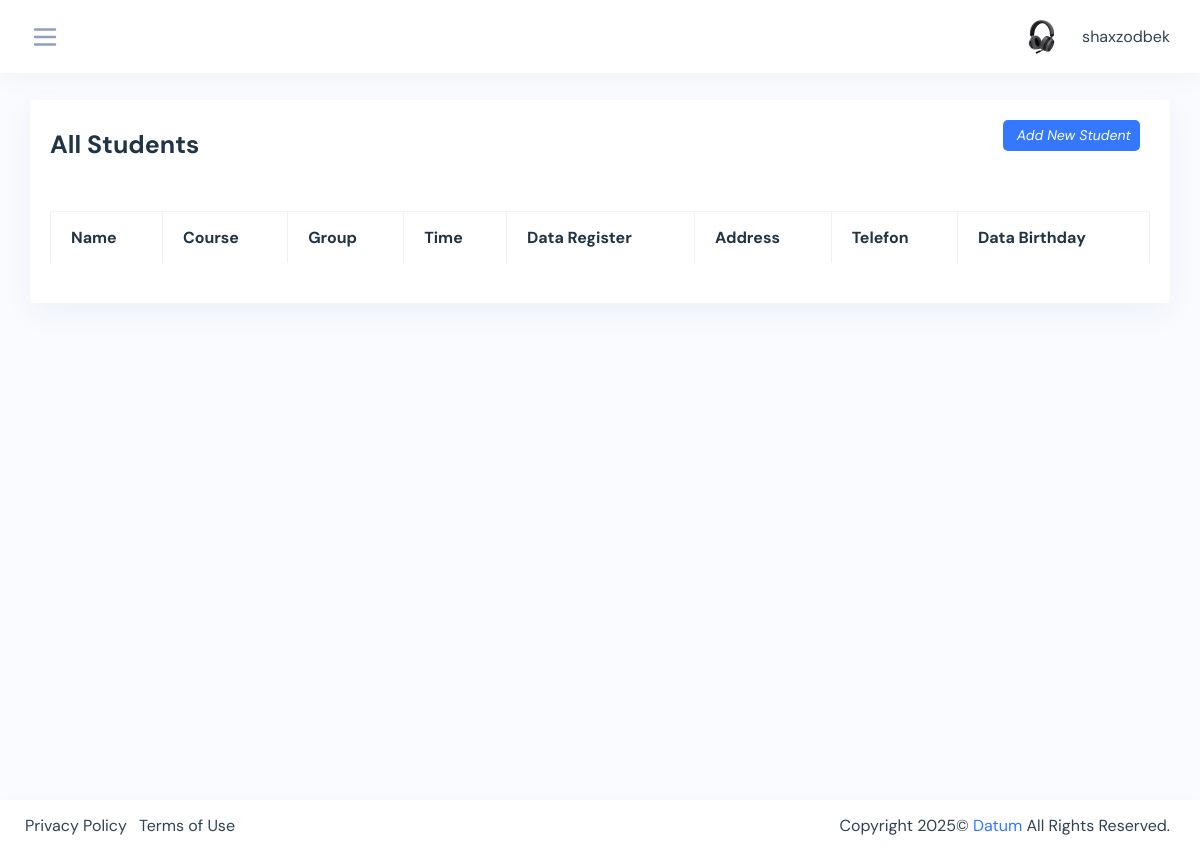
The page /students/ (signed in) on the database as committed earlier.
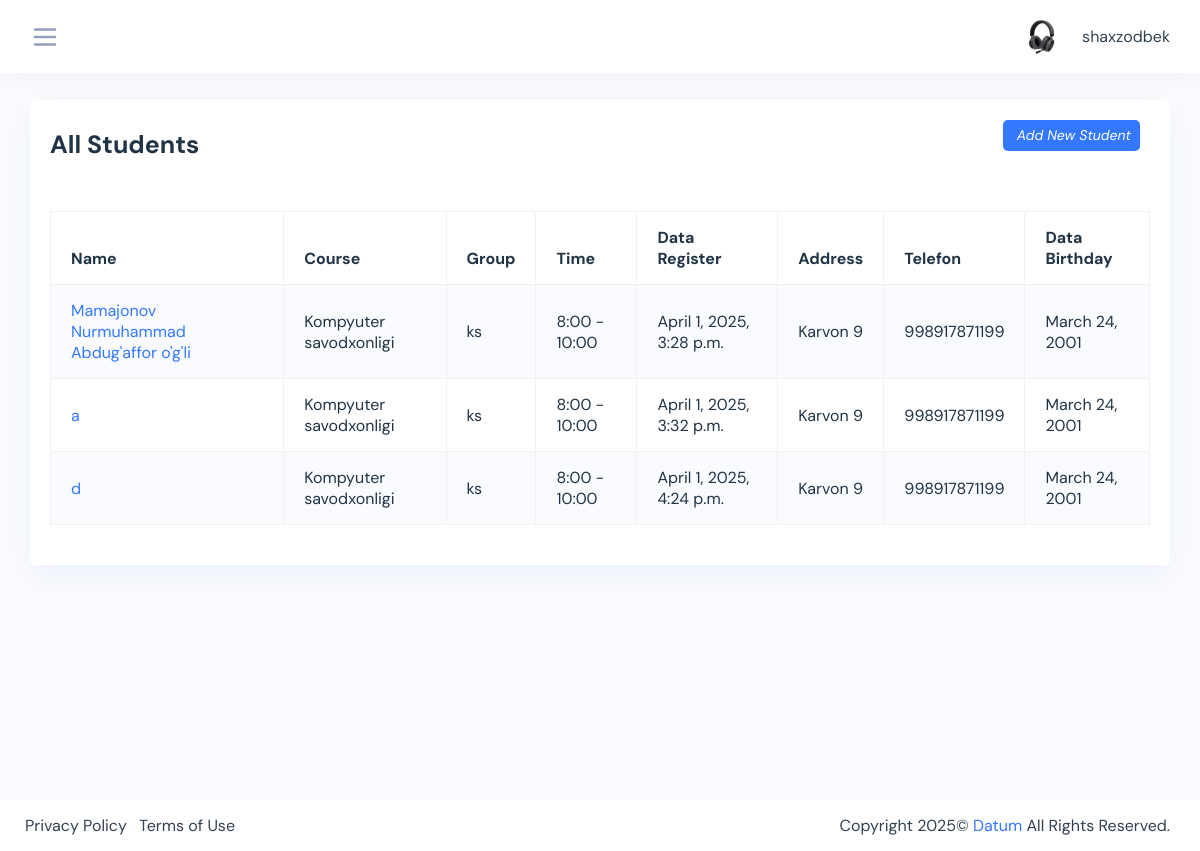
The same page on the database as committed later.
### students/models.py (models this page shows, shortened)
class Student(models.Model):
    CHOISES = (
        ('8:00 - 10:00', '8:00 - 10:00'),
        ('10:00 - 12:00', '10:00 - 12:00'),
        ('12:00 - 14:00', '12:00 - 14:00'),
        ('14:00 - 16:00', '14:00 - 16:00'),
        ('16:00 - 18:00', '16:00 - 18:00'),
    )
    name = models.CharField(max_length=200, blank=True, null=True, verbose_name='Ismi familiya *')
    course = models.ForeignKey(Course, on_delete=models.SET_NULL, blank=True, null=True, verbose_name='Kurs *')
    group = models.ForeignKey(Group, on_delete=models.SET_NULL, blank=True, null=True)
    student_time = models.CharField(max_length=200, choices=CHOISES, blank=True, null=True, verbose_name='Vaqt *')
    passport = models.ImageField(upload_to='passports/', blank=True, null=True, verbose_name='Passpost/metrka')
    address = models.CharField(max_length=200, blank=True, null=True)
    phone = models.IntegerField(default=998, blank=True, null=True, verbose_name='Telefon *')
    birthday = models.DateField(blank=True, null=True, verbose_name='Birthday: 0000-00-00')
    finish = models.BooleanField(default=False, blank=True, null=True)
    id = models.BigAutoField(auto_created=True, primary_key=True, serialize=False, verbose_name='ID')
    created = models.DateTimeField(auto_now_add=True)

### courses/models.py (models this page shows, shortened)
class Course(models.Model):
    name = models.CharField(max_length=200, blank=True, null=True)
    id = models.UUIDField(default=uuid.uuid4, editable=False, primary_key=True, unique=True)
    created = models.DateTimeField(auto_now_add=True)
    def __str__(self):
        return self.name

class Group(models.Model):
    CHOISES = (
        ('8:00 - 10:00', '8:00 - 10:00'),
        ('10:00 - 12:00', '10:00 - 12:00'),
        ('12:00 - 14:00', '12:00 - 14:00'),
        ('14:00 - 16:00', '14:00 - 16:00'),
        ('16:00 - 18:00', '16:00 - 18:00'),
    )
    name = models.CharField(max_length=200, blank=True, null=True, unique=True)
    course = models.ForeignKey(Course, on_delete=models.CASCADE, blank=True, null=True)
    room = models.ForeignKey(Room, on_delete=models.CASCADE, blank=True, null=True)
    teacher = models.ForeignKey(Teacher, on_delete=models.CASCADE, blank=True, null=True)
    amount = models.IntegerField(default=200000, blank=True, null=True)
    complete = models.BooleanField(default=False, blank=True, null=True)
    continuity = models.IntegerField(default=1, blank=True, null=True)
    start = models.DateField(auto_created=True, blank=True, null=True)
    finish = models.DateField(auto_created=True, blank=True, null=True)
    room_time = models.CharField(choices=CHOISES, max_length=100,  blank=True, null=True)
    id = models.UUIDField(default=uuid.uuid4, editable=False, primary_key=True, unique=True)
    created = models.DateTimeField(auto_now_add=True)
    updated = models.DateTimeField(auto_now=True)
    def __str__(self):
        return self.name

### students/views.py (the view)
# urls.py: path('', all_students, name='all_students'),
@login_required(login_url='login')
def all_students(request):
    students = Student.objects.all()
    context = {
        'students': students
    }
    return render(request, 'student_table.html', context)

### students/templates/student_table.html
{% extends 'base.html' %}
{% block content %}
<div class="content-page">
    <div class="container-fluid">
        <div class="row">
            <div class="col-sm-12">
                <div class="card">
                    <div class="card-header d-flex justify-content-between">
                        <div class="header-title">
                            <h4 class="card-title">All Students</h4>
                        </div>
                        <span class="table-add float-right mb-3 mr-2">
                        <a href="{% url 'add_student' %}" class="btn btn-sm bg-primary">
                            <i class="ri-add-fill"><span class="pl-1">Add New Student</span></i>
                        </a>
                        </span>
                    </div>
                    <div class="card-body">
                        <div class="table-responsive">
                            <table id="datatable-1" class="table data-table table-striped table-bordered">
                                <thead>
                                <tr>
                                    <th>Name</th>
                                    <th>Course</th>
                                    <th>Group</th>
                                    <th>Time</th>
                                    <th>Data Register</th>
                                    <th>Address</th>
                                    <th>Telefon</th>
                                    <th>Data Birthday</th>
                                </tr>
                                </thead>
                               <tbody>
                               {% for student in students %}
                                <tr>
                                    <td><a href="{% url 'student_profile' pk=student.id %}">{{student.name}}</a></td>
                                    <td>{{student.course}}</td>
                                    <td>{{student.group}}</td>
                                    <td>{{student.student_time}}</td>
                                    <td>{{student.created}}</td>
                                    <td>{{student.address}}</td>
                                    <td>{{student.phone}}</td>
                                    <td>{{student.birthday}}</td>
                                </tr>
                               {% endfor %}
                               </tbody>
                            </table>
                        </div>
                    </div>
                </div>
            </div>
        </div>
    </div>
</div>
{% endblock content %}

### templates/base.html (shortened to what this page needs)
<!doctype html>
{% load static %}
<html lang="en">
<head>
    <link rel="stylesheet" href="{% static 'assets/css/backend-plugin.min.css' %}">
    <link rel="stylesheet" href="{% static 'assets/css/backend.css' %}">
</head>
<body class="  ">
<div class="wrapper">
    {% include 'nav.html' %}
    {% block content %}
    {% endblock content %}
</div>
<footer class="iq-footer">
    <div class="container-fluid">
        <div class="row">
            <div class="col-lg-6">
                <ul class="list-inline mb-0">
                    <li class="list-inline-item"><a href="../backend/privacy-policy.html">Privacy Policy</a></li>
                    <li class="list-inline-item"><a href="../backend/terms-of-service.html">Terms of Use</a></li>
                </ul>
            </div>
            <div class="col-lg-6 text-right">
                    <span class="mr-1">
                        Copyright
                        <script>document.write(new Date().getFullYear())</script>© <a href="#" class="">Datum</a>
                        All Rights Reserved.
                    </span>
            </div>
        </div>
    </div>
</footer>
</body>
</html>

### templates/nav.html (shortened to what this page needs)
{% load static %}
<div class="iq-top-navbar">
    <div class="iq-navbar-custom">
        <nav class="navbar navbar-expand-lg navbar-light p-0">
            <div class="side-menu-bt-sidebar">
                <svg xmlns="http://www.w3.org/2000/svg" class="text-secondary wrapper-menu" width="30"
                     fill="none" viewBox="0 0 24 24" stroke="currentColor">
                    <path stroke-linecap="round" stroke-linejoin="round" stroke-width="2"
                          d="M4 6h16M4 12h16M4 18h16"/>
                </svg>
            </div>
            <div class="d-flex align-items-center">
                <div class="collapse navbar-collapse" id="navbarSupportedContent">
                    <ul class="navbar-nav ml-auto navbar-list align-items-center">
                        <li class="nav-item nav-icon dropdown">
                            <a href="#" class="nav-item nav-icon dropdown-toggle pr-0 search-toggle"
                               id="dropdownMenuButton" data-toggle="dropdown" aria-haspopup="true"
                               aria-expanded="false">
                                <img src="{% static 'assets/images/user/1.jpg' %}" class="img-fluid avatar-rounded"
                                     alt="user">
                                <span class="mb-0 ml-2 user-name">{{ user.username }}</span>
                            </a>
                        </li>
                    </ul>
                </div>
            </div>
        </nav>
    </div>
</div>

Rows that differ between the two databases and show on the page:
added Student: name "Mamajonov Nurmuhammad Abdug'affor o'g'li", course "Kompyuter savodxonligi", group "ks", student_time "8:00 - 10:00", created "April 1, 2025, 3:28 p.m.", address "Karvon 9", phone "998917871199", birthday "March 24, 2001"
added Student: name "a", course "Kompyuter savodxonligi", group "ks", student_time "8:00 - 10:00", created "April 1, 2025, 3:32 p.m.", address "Karvon 9", phone "998917871199", birthday "March 24, 2001"
added Student: name "d", course "Kompyuter savodxonligi", group "ks", student_time "8:00 - 10:00", created "April 1, 2025, 4:24 p.m.", address "Karvon 9", phone "998917871199", birthday "March 24, 2001"
